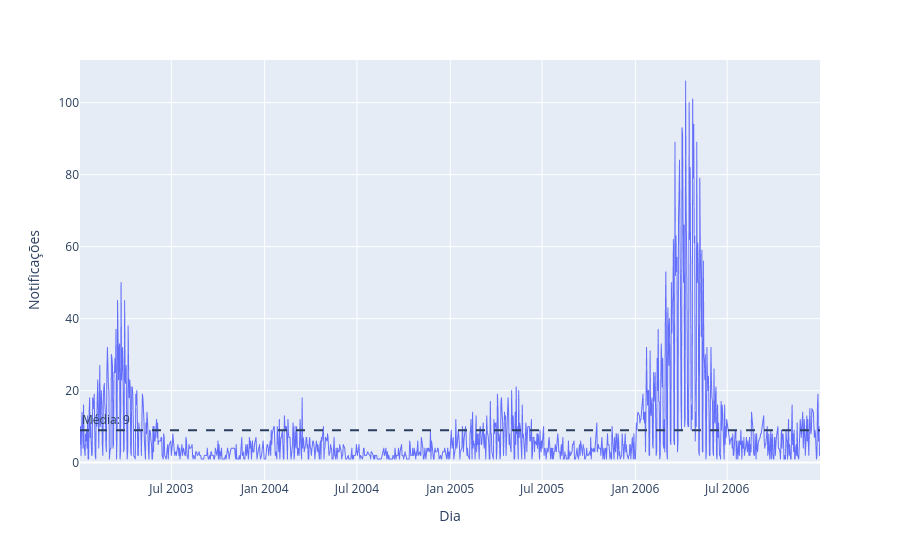

Here is the notebook cell this chart was saved with:
### Markdown cell above
## Visualizações

### Code cell
media = df_notificacoes['Notificações'].mean()

fig = px.line(
    df_notificacoes,
    x='Dia',
    y='Notificações'
)

fig.add_hline(
    y=media,
    line_dash='dash',
    annotation_text=f"Média: {media:.0f}",
    annotation_position="top left"
)

fig.update_traces(line=dict(width=1))

fig.show()

### Figure 1 — Plotly figure (JSON) as saved in the notebook; plotly's stock layout.template omitted (floating-point values rounded to 4 significant figures; data arrays with more than 128 entries replaced by an {"elided": "..."} marker saying what was removed)
{"data": [{"hovertemplate": "Dia=%{x}<br>Notificações=%{y}<extra></extra>", "legendgroup": "", "line": {"color": "#636efa", "dash": "solid", "width": 1}, "marker": {"symbol": "circle"}, "mode": "lines", "name": "", "showlegend": false, "type": "scattergl", "x": {"elided": "1164 str values"}, "xaxis": "x", "y": {"elided": "1164 int values"}, "yaxis": "y"}], "layout": {"annotations": [{"showarrow": false, "text": "Média: 9", "x": 0, "xanchor": "left", "xref": "x domain", "y": 9.002, "yanchor": "bottom", "yref": "y"}], "legend": {"tracegroupgap": 0}, "margin": {"t": 60}, "shapes": [{"line": {"dash": "dash"}, "type": "line", "x0": 0, "x1": 1, "xref": "x domain", "y0": 9.002, "y1": 9.002, "yref": "y"}], "xaxis": {"anchor": "y", "domain": [0, 1], "title": {"text": "Dia"}}, "yaxis": {"anchor": "x", "domain": [0, 1], "title": {"text": "Notificações"}}}}
